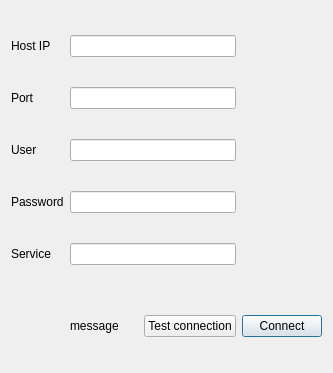
<?xml version="1.0" encoding="UTF-8"?>
<ui version="4.0">
 <class>gridLayout_1</class>
 <widget class="QDialog" name="gridLayout_1">
  <property name="geometry">
   <rect>
    <x>0</x>
    <y>0</y>
    <width>333</width>
    <height>373</height>
   </rect>
  </property>
  <property name="windowTitle">
   <string>Connect Settings</string>
  </property>
  <layout class="QGridLayout" name="0">
   <item row="0" column="1">
    <layout class="QGridLayout" name="gridLayout">
     <item row="7" column="1">
      <widget class="QLabel" name="message">
       <property name="text">
        <string>message</string>
       </property>
      </widget>
     </item>
     <item row="1" column="1" colspan="2">
      <widget class="QLineEdit" name="hostLine"/>
     </item>
     <item row="2" column="1" colspan="2">
      <widget class="QLineEdit" name="portLine"/>
     </item>
     <item row="7" column="3">
      <widget class="QPushButton" name="connectButton">
       <property name="text">
        <string>Connect</string>
       </property>
      </widget>
     </item>
     <item row="6" column="1">
      <spacer name="horizontalSpacer">
       <property name="orientation">
        <enum>Qt::Horizontal</enum>
       </property>
       <property name="sizeHint" stdset="0">
        <size>
         <width>40</width>
         <height>20</height>
        </size>
       </property>
      </spacer>
     </item>
     <item row="7" column="2">
      <widget class="QPushButton" name="testButton">
       <property name="text">
        <string>Test connection</string>
       </property>
      </widget>
     </item>
     <item row="3" column="1" colspan="2">
      <widget class="QLineEdit" name="userLine"/>
     </item>
     <item row="4" column="1" colspan="2">
      <widget class="QLineEdit" name="passwordLine"/>
     </item>
     <item row="2" column="0">
      <widget class="QLabel" name="label_2">
       <property name="text">
        <string>Port</string>
       </property>
      </widget>
     </item>
     <item row="1" column="0">
      <widget class="QLabel" name="label">
       <property name="text">
        <string>Host IP</string>
       </property>
      </widget>
     </item>
     <item row="5" column="1" colspan="2">
      <widget class="QLineEdit" name="serviceLine"/>
     </item>
     <item row="3" column="0">
      <widget class="QLabel" name="label_3">
       <property name="text">
        <string>User</string>
       </property>
      </widget>
     </item>
     <item row="4" column="0">
      <widget class="QLabel" name="label_4">
       <property name="text">
        <string>Password</string>
       </property>
      </widget>
     </item>
     <item row="5" column="0">
      <widget class="QLabel" name="label_5">
       <property name="text">
        <string>Service</string>
       </property>
      </widget>
     </item>
    </layout>
   </item>
  </layout>
 </widget>
 <resources/>
 <connections/>
</ui>
